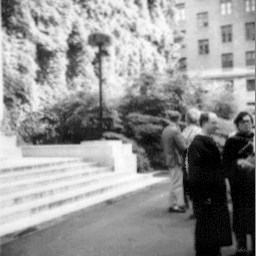
#> input picture resources/eye1.png, 256 x 256 px
$ jupyter execute exercise-day-1.ipynb
#> lines starting #> are read from the running program, lines starting #| are printed output that depends on the picture; long printed decimals are rounded
[cell 1]
import numpy as np
from PIL import Image
import matplotlib.pyplot as plt
import math

[cell 2]
left = Image.open("resources/eye1.png")
#> left is the input picture: PIL image 256x256 L; min 0, max 255, mean 148.1
right = Image.open("resources/eye2.png")
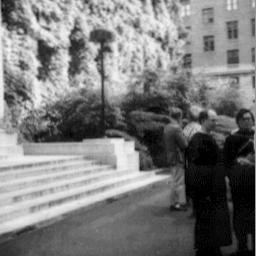
#> input picture resources/eye2.png, 256 x 256 px
#> right is the input picture: PIL image 256x256 L; min 0, max 246, mean 122.3

left_flat = np.array(left).flatten()
left_flat = left_flat - np.mean(left_flat)
right_flat = np.array(right).flatten()
right_flat = right_flat - np.mean(right_flat)

[cell 3]
plt.scatter(left_flat, right_flat, s = 0.1)
plt.axhline(y = 0, color = "black", linewidth = 0.5)
plt.axvline(x = 0, color = "black", linewidth = 0.5)
plt.xlabel("S left")
plt.ylabel("S right")
plt.title(f"Correlation: {round(np.corrcoef(left_flat, right_flat)[1][0], 2)}")
plt.show()
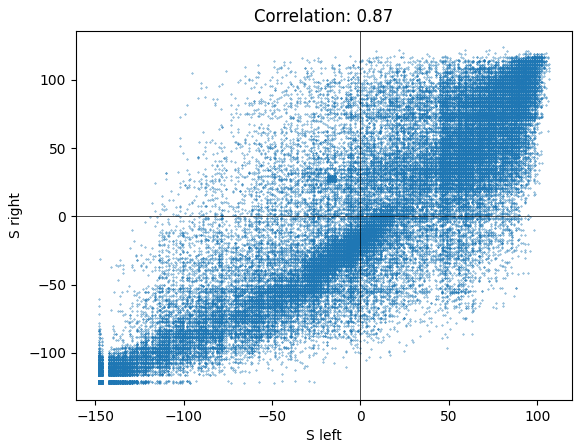
#> figure drawn by matplotlib, 1 panel

[cell 4]
theta = math.radians(45)
k_o = np.array([[np.cos(theta), np.sin(theta)], [-np.sin(theta), np.cos(theta)]])
s_matrix = np.array([left_flat, right_flat])

s_decorrelated = np.matmul(k_o, s_matrix)

s_plus = s_decorrelated[0, :]
s_minus = s_decorrelated[1, :]

[cell 5]
plt.scatter(s_plus, s_minus, s = 0.1)
plt.axhline(y = 0, color = "black", linewidth = 0.5)
plt.axvline(x = 0, color = "black", linewidth = 0.5)
plt.xlabel("S minus")
plt.ylabel("S plus")
plt.title(f"Correlation: {round(np.corrcoef(s_plus, s_minus)[1][0], 2)}")
plt.show()
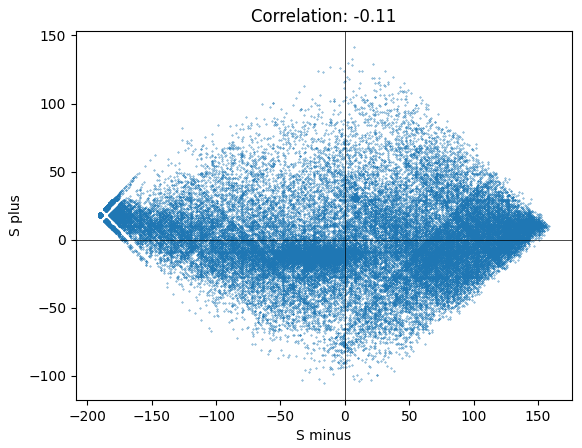
#> figure drawn by matplotlib, 1 panel

[cell 6]
max_lim = np.max(np.abs([s_plus, s_minus]))
#> max_lim = 191.2

plt.subplot(1, 2, 1)
plt.imshow(np.reshape(s_plus, np.array(left).shape), cmap = "gray", vmin = -max_lim, vmax = max_lim)
plt.colorbar(fraction = 0.046, pad = 0.04)

plt.subplot(1, 2, 2)
plt.imshow(np.reshape(s_minus, np.array(right).shape), cmap = "gray", vmin = -max_lim, vmax = max_lim)
plt.colorbar(fraction = 0.046, pad = 0.04)

plt.tight_layout()
plt.show()
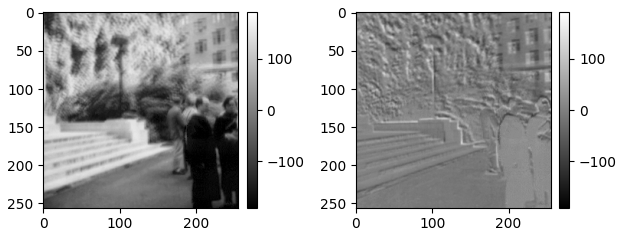
#> figure drawn by matplotlib, 4 panels

[cell 7]
def entropy(x, step = 1):
#> called with x = array of shape (65536,), step = 1
    counts = np.histogram(
        x,
        bins = np.linspace(np.min(s_plus) - 1, np.max(s_plus) + 1,
                           num = round((np.max(s_plus) - np.min(s_plus)) / step + 1))
    )[0]
#> counts = 350 values, max 1262 at index 0, min 0 at index 4, mean 187.2
    ps = counts / np.sum(counts)
#> ps = 350 values, max 0.0193 at index 0, min 0 at index 4, mean 0.00286
    return -np.sum([p * np.log2(p) if p > 0 else 0 for p in ps])

[cell 8]
print(f"Entropy in S+: {entropy(s_plus)}")  # 8.2
#| Entropy in S+: 8.195
print(f"Entropy in S-: {entropy(s_minus)}")  # 6.5
#| Entropy in S-: 6.509

[cell 9]
g_plus = 1 / np.std(s_plus)
#> g_plus = 0.0103
g_minus = 1 / np.std(s_minus)
#> g_minus = 0.0396

rescale_factor = 1.1 / g_minus
#> rescale_factor = 27.76

g_minus = g_minus * rescale_factor
#> g_minus = 1.1
g_plus = g_plus * rescale_factor
#> g_plus = 0.286

[cell 10]
assert round(np.var(s_plus * g_plus), 2) == round(np.var(s_minus * g_minus), 2)
assert g_plus < 1
assert g_minus > 1

[cell 11]
max_lim = np.max(np.abs([s_minus * g_minus, s_plus * g_plus]))
#> max_lim = 155.3

[cell 12]
plt.scatter(s_plus * g_plus, s_minus * g_minus, s = 0.1)
plt.axhline(y = 0, color = "black", linewidth = 0.5)
plt.axvline(x = 0, color = "black", linewidth = 0.5)
plt.xlabel("S minus")
plt.ylabel("S plus")
plt.title(f"Correlation: {round(np.corrcoef(s_plus * g_plus, s_minus * g_minus)[1][0], 2)}")
plt.xlim(-max_lim, max_lim)
plt.ylim(-max_lim, max_lim)
plt.show()
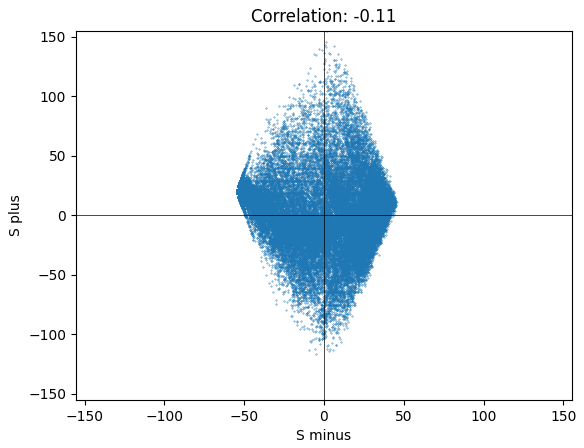
#> figure drawn by matplotlib, 1 panel

[cell 13]
max_lim = np.max(np.abs([s_plus * g_plus, s_minus * g_minus]))

plt.subplot(1, 2, 1)
plt.imshow(np.reshape(s_plus * g_plus, np.array(left).shape), cmap = "gray", vmin = -max_lim, vmax = max_lim)
plt.colorbar(fraction = 0.046, pad = 0.04)

plt.subplot(1, 2, 2)
plt.imshow(np.reshape(s_minus * g_minus, np.array(right).shape), cmap = "gray", vmin = -max_lim, vmax = max_lim)
plt.colorbar(fraction = 0.046, pad = 0.04)

plt.tight_layout()
plt.show()
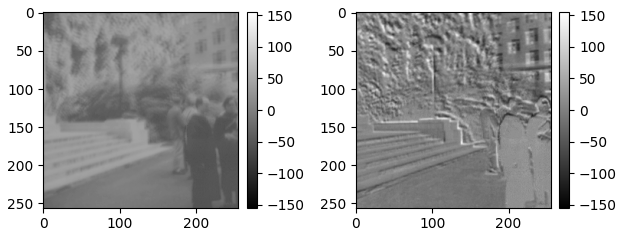
#> figure drawn by matplotlib, 4 panels

[cell 14]
u = np.array([[np.cos(theta), -np.sin(theta)], [np.sin(theta), np.cos(theta)]])
s_matrix = np.array([s_plus * g_plus, s_minus * g_minus])

o = np.matmul(u, s_matrix)

o_1 = o[ 0, : ]
o_2 = o[ 1, : ]

[cell 15]
plt.scatter(o_1, o_2, s = 0.1)
plt.axhline(y = 0, color = "black", linewidth = 0.5)
plt.axvline(x = 0, color = "black", linewidth = 0.5)
plt.xlabel("O1")
plt.ylabel("O2")
plt.title(f"Correlation: {round(np.corrcoef(o_1, o_2)[1][0], 2)}")
plt.xlim(-max_lim, max_lim)
plt.ylim(-max_lim, max_lim)
plt.show()
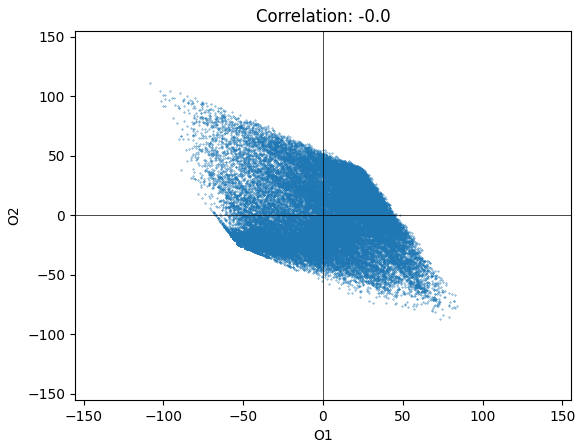
#> figure drawn by matplotlib, 1 panel

[cell 16]
max_lim = np.max(np.abs([o_1, o_2]))
#> max_lim = 111.2

plt.subplot(1, 2, 1)
plt.imshow(np.reshape(o_1, np.array(left).shape), cmap = "gray", vmin = -max_lim, vmax = max_lim)
plt.colorbar(fraction = 0.046, pad = 0.04)

plt.subplot(1, 2, 2)
plt.imshow(np.reshape(o_2, np.array(right).shape), cmap = "gray", vmin = -max_lim, vmax = max_lim)
plt.colorbar(fraction = 0.046, pad = 0.04)

plt.tight_layout()
plt.show()
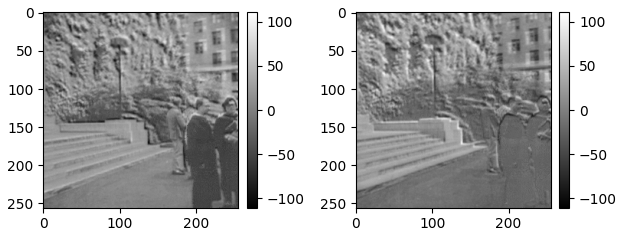
#> figure drawn by matplotlib, 4 panels
